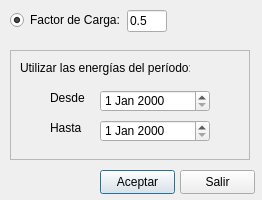
<?xml version="1.0" encoding="UTF-8"?>
<ui version="4.0">
 <class>Dialog</class>
 <widget class="QDialog" name="Dialog">
  <property name="windowModality">
   <enum>Qt::ApplicationModal</enum>
  </property>
  <property name="geometry">
   <rect>
    <x>0</x>
    <y>0</y>
    <width>262</width>
    <height>200</height>
   </rect>
  </property>
  <property name="windowTitle">
   <string>Elegir Período</string>
  </property>
  <property name="autoFillBackground">
   <bool>false</bool>
  </property>
  <property name="modal">
   <bool>true</bool>
  </property>
  <widget class="QPushButton" name="cmdAceptar">
   <property name="geometry">
    <rect>
     <x>100</x>
     <y>170</y>
     <width>75</width>
     <height>24</height>
    </rect>
   </property>
   <property name="text">
    <string>Aceptar</string>
   </property>
   <property name="shortcut">
    <string>Return</string>
   </property>
  </widget>
  <widget class="QPushButton" name="cmdSalir">
   <property name="geometry">
    <rect>
     <x>180</x>
     <y>170</y>
     <width>75</width>
     <height>24</height>
    </rect>
   </property>
   <property name="text">
    <string>Salir</string>
   </property>
   <property name="shortcut">
    <string>Esc</string>
   </property>
  </widget>
  <widget class="QRadioButton" name="rbFactorCarga">
   <property name="geometry">
    <rect>
     <x>10</x>
     <y>10</y>
     <width>110</width>
     <height>20</height>
    </rect>
   </property>
   <property name="text">
    <string>Factor de Carga:</string>
   </property>
   <property name="checked">
    <bool>true</bool>
   </property>
  </widget>
  <widget class="QLineEdit" name="txtFc">
   <property name="geometry">
    <rect>
     <x>127</x>
     <y>10</y>
     <width>40</width>
     <height>22</height>
    </rect>
   </property>
   <property name="text">
    <string>0.5</string>
   </property>
  </widget>
  <widget class="QFrame" name="frame">
   <property name="geometry">
    <rect>
     <x>10</x>
     <y>50</y>
     <width>240</width>
     <height>110</height>
    </rect>
   </property>
   <property name="frameShape">
    <enum>QFrame::StyledPanel</enum>
   </property>
   <property name="frameShadow">
    <enum>QFrame::Raised</enum>
   </property>
   <widget class="QDateEdit" name="datHasta">
    <property name="geometry">
     <rect>
      <x>90</x>
      <y>70</y>
      <width>110</width>
      <height>22</height>
     </rect>
    </property>
   </widget>
   <widget class="QDateEdit" name="datDesde">
    <property name="geometry">
     <rect>
      <x>90</x>
      <y>40</y>
      <width>110</width>
      <height>22</height>
     </rect>
    </property>
   </widget>
   <widget class="QLabel" name="label">
    <property name="geometry">
     <rect>
      <x>40</x>
      <y>40</y>
      <width>49</width>
      <height>16</height>
     </rect>
    </property>
    <property name="text">
     <string>Desde</string>
    </property>
   </widget>
   <widget class="QLabel" name="label_2">
    <property name="geometry">
     <rect>
      <x>40</x>
      <y>70</y>
      <width>49</width>
      <height>16</height>
     </rect>
    </property>
    <property name="text">
     <string>Hasta</string>
    </property>
   </widget>
   <widget class="QLabel" name="label_3">
    <property name="geometry">
     <rect>
      <x>10</x>
      <y>10</y>
      <width>170</width>
      <height>16</height>
     </rect>
    </property>
    <property name="text">
     <string>Utilizar las energías del período:</string>
    </property>
   </widget>
  </widget>
 </widget>
 <resources/>
 <connections/>
</ui>
